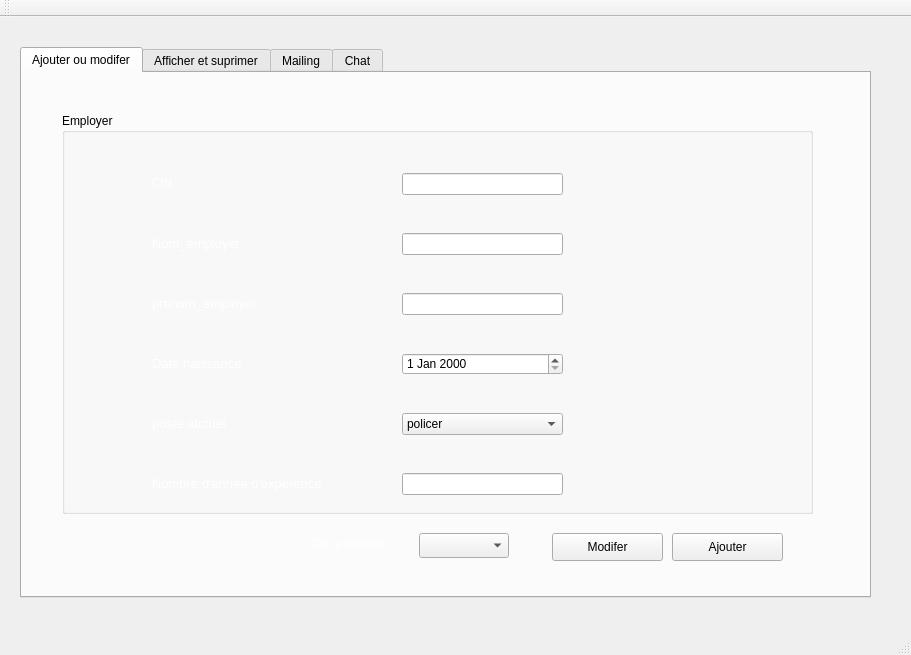
<?xml version="1.0" encoding="UTF-8"?>
<ui version="4.0">
 <class>gestion_des_em</class>
 <widget class="QMainWindow" name="gestion_des_em">
  <property name="geometry">
   <rect>
    <x>0</x>
    <y>0</y>
    <width>911</width>
    <height>655</height>
   </rect>
  </property>
  <property name="windowTitle">
   <string>Gestion des Clients</string>
  </property>
  <widget class="QWidget" name="centralWidget">
   <widget class="QTabWidget" name="tabWidget">
    <property name="geometry">
     <rect>
      <x>20</x>
      <y>30</y>
      <width>851</width>
      <height>551</height>
     </rect>
    </property>
    <property name="currentIndex">
     <number>0</number>
    </property>
    <widget class="QWidget" name="tab_3">
     <attribute name="title">
      <string>Ajouter ou modifer</string>
     </attribute>
     <widget class="QGroupBox" name="groupBox">
      <property name="geometry">
       <rect>
        <x>40</x>
        <y>40</y>
        <width>751</width>
        <height>401</height>
       </rect>
      </property>
      <property name="styleSheet">
       <string notr="true"/>
      </property>
      <property name="title">
       <string>Employer</string>
      </property>
      <widget class="QLabel" name="label">
       <property name="geometry">
        <rect>
         <x>90</x>
         <y>60</y>
         <width>56</width>
         <height>21</height>
        </rect>
       </property>
       <property name="toolTip">
        <string>&lt;html&gt;&lt;head/&gt;&lt;body&gt;&lt;p&gt;CIN&lt;/p&gt;&lt;/body&gt;&lt;/html&gt;</string>
       </property>
       <property name="text">
        <string>&lt;html&gt;&lt;head/&gt;&lt;body&gt;&lt;p&gt;&lt;span style=&quot; font-size:9pt; color:#ffffff;&quot;&gt;CIN&lt;/span&gt;&lt;/p&gt;&lt;/body&gt;&lt;/html&gt;</string>
       </property>
      </widget>
      <widget class="QLabel" name="label_2">
       <property name="geometry">
        <rect>
         <x>90</x>
         <y>120</y>
         <width>141</width>
         <height>21</height>
        </rect>
       </property>
       <property name="text">
        <string>&lt;html&gt;&lt;head/&gt;&lt;body&gt;&lt;p&gt;&lt;span style=&quot; font-size:10pt; color:#ffffff;&quot;&gt;Nom_employer&lt;/span&gt;&lt;/p&gt;&lt;/body&gt;&lt;/html&gt;</string>
       </property>
      </widget>
      <widget class="QLabel" name="label_3">
       <property name="geometry">
        <rect>
         <x>90</x>
         <y>180</y>
         <width>141</width>
         <height>21</height>
        </rect>
       </property>
       <property name="text">
        <string>&lt;html&gt;&lt;head/&gt;&lt;body&gt;&lt;p&gt;&lt;span style=&quot; font-size:10pt; color:#ffffff;&quot;&gt;prenom_employer&lt;/span&gt;&lt;/p&gt;&lt;/body&gt;&lt;/html&gt;</string>
       </property>
      </widget>
      <widget class="QLabel" name="label_4">
       <property name="geometry">
        <rect>
         <x>90</x>
         <y>240</y>
         <width>121</width>
         <height>21</height>
        </rect>
       </property>
       <property name="text">
        <string>&lt;html&gt;&lt;head/&gt;&lt;body&gt;&lt;p&gt;&lt;span style=&quot; font-size:10pt; color:#ffffff;&quot;&gt;Date  naissance&lt;/span&gt;&lt;/p&gt;&lt;/body&gt;&lt;/html&gt;</string>
       </property>
      </widget>
      <widget class="QLabel" name="label_5">
       <property name="geometry">
        <rect>
         <x>90</x>
         <y>300</y>
         <width>101</width>
         <height>21</height>
        </rect>
       </property>
       <property name="text">
        <string>&lt;html&gt;&lt;head/&gt;&lt;body&gt;&lt;p&gt;&lt;span style=&quot; font-size:10pt; color:#ffffff;&quot;&gt;poste atctuel&lt;/span&gt;&lt;/p&gt;&lt;/body&gt;&lt;/html&gt;</string>
       </property>
      </widget>
      <widget class="QLabel" name="label_6">
       <property name="geometry">
        <rect>
         <x>90</x>
         <y>360</y>
         <width>231</width>
         <height>21</height>
        </rect>
       </property>
       <property name="text">
        <string>&lt;html&gt;&lt;head/&gt;&lt;body&gt;&lt;p&gt;&lt;span style=&quot; font-size:10pt; color:#ffffff;&quot;&gt;Nombre d'année d'experence&lt;/span&gt;&lt;/p&gt;&lt;/body&gt;&lt;/html&gt;</string>
       </property>
      </widget>
      <widget class="QLineEdit" name="le_CIN">
       <property name="geometry">
        <rect>
         <x>340</x>
         <y>60</y>
         <width>161</width>
         <height>22</height>
        </rect>
       </property>
      </widget>
      <widget class="QLineEdit" name="le_nom">
       <property name="geometry">
        <rect>
         <x>340</x>
         <y>120</y>
         <width>161</width>
         <height>22</height>
        </rect>
       </property>
      </widget>
      <widget class="QLineEdit" name="le_prenom">
       <property name="geometry">
        <rect>
         <x>340</x>
         <y>180</y>
         <width>161</width>
         <height>22</height>
        </rect>
       </property>
      </widget>
      <widget class="QLineEdit" name="le_nbre">
       <property name="geometry">
        <rect>
         <x>340</x>
         <y>360</y>
         <width>161</width>
         <height>22</height>
        </rect>
       </property>
      </widget>
      <widget class="QDateEdit" name="dateEdit">
       <property name="geometry">
        <rect>
         <x>340</x>
         <y>240</y>
         <width>161</width>
         <height>22</height>
        </rect>
       </property>
      </widget>
      <widget class="QComboBox" name="cb_post">
       <property name="geometry">
        <rect>
         <x>340</x>
         <y>300</y>
         <width>161</width>
         <height>22</height>
        </rect>
       </property>
       <item>
        <property name="text">
         <string>policer</string>
        </property>
       </item>
       <item>
        <property name="text">
         <string>juge</string>
        </property>
       </item>
       <item>
        <property name="text">
         <string>parking</string>
        </property>
       </item>
      </widget>
     </widget>
     <widget class="QPushButton" name="pb_modifier">
      <property name="geometry">
       <rect>
        <x>530</x>
        <y>460</y>
        <width>111</width>
        <height>28</height>
       </rect>
      </property>
      <property name="text">
       <string>Modifer</string>
      </property>
     </widget>
     <widget class="QPushButton" name="pb_ajouter">
      <property name="geometry">
       <rect>
        <x>650</x>
        <y>460</y>
        <width>111</width>
        <height>28</height>
       </rect>
      </property>
      <property name="text">
       <string>Ajouter</string>
      </property>
     </widget>
     <widget class="QLabel" name="label_9">
      <property name="geometry">
       <rect>
        <x>-90</x>
        <y>0</y>
        <width>951</width>
        <height>521</height>
       </rect>
      </property>
      <property name="text">
       <string/>
      </property>
      <property name="pixmap">
       <pixmap>../../../social-justice.jpg</pixmap>
      </property>
     </widget>
     <widget class="QComboBox" name="pb_modif">
      <property name="geometry">
       <rect>
        <x>397</x>
        <y>460</y>
        <width>90</width>
        <height>25</height>
       </rect>
      </property>
     </widget>
     <widget class="QLabel" name="label_11">
      <property name="geometry">
       <rect>
        <x>290</x>
        <y>460</y>
        <width>101</width>
        <height>21</height>
       </rect>
      </property>
      <property name="text">
       <string>&lt;html&gt;&lt;head/&gt;&lt;body&gt;&lt;p&gt;&lt;span style=&quot; font-size:10pt; color:#ffffff;&quot;&gt;Cin a modifer&lt;/span&gt;&lt;/p&gt;&lt;/body&gt;&lt;/html&gt;</string>
      </property>
     </widget>
     <zorder>label_9</zorder>
     <zorder>groupBox</zorder>
     <zorder>pb_modifier</zorder>
     <zorder>pb_ajouter</zorder>
     <zorder>pb_modif</zorder>
     <zorder>label_11</zorder>
    </widget>
    <widget class="QWidget" name="tab_4">
     <attribute name="title">
      <string>Afficher et suprimer</string>
     </attribute>
     <widget class="QTableView" name="tableView">
      <property name="geometry">
       <rect>
        <x>20</x>
        <y>20</y>
        <width>801</width>
        <height>361</height>
       </rect>
      </property>
     </widget>
     <widget class="QLabel" name="label_7">
      <property name="geometry">
       <rect>
        <x>30</x>
        <y>400</y>
        <width>221</width>
        <height>21</height>
       </rect>
      </property>
      <property name="text">
       <string>&lt;html&gt;&lt;head/&gt;&lt;body&gt;&lt;p&gt;&lt;span style=&quot; font-size:9pt; color:#ffffff;&quot;&gt;CIN de l'employé a suprimer :&lt;/span&gt;&lt;/p&gt;&lt;p&gt;&lt;span style=&quot; font-size:9pt; color:#ffffff;&quot;&gt;&lt;br/&gt;&lt;/span&gt;&lt;/p&gt;&lt;/body&gt;&lt;/html&gt;</string>
      </property>
     </widget>
     <widget class="QLabel" name="label_8">
      <property name="geometry">
       <rect>
        <x>30</x>
        <y>440</y>
        <width>191</width>
        <height>21</height>
       </rect>
      </property>
      <property name="text">
       <string>&lt;html&gt;&lt;head/&gt;&lt;body&gt;&lt;p&gt;&lt;span style=&quot; font-size:10pt; color:#ffffff;&quot;&gt;Trier selon la condition :&lt;/span&gt;&lt;/p&gt;&lt;/body&gt;&lt;/html&gt;</string>
      </property>
     </widget>
     <widget class="QComboBox" name="comboBox_tri">
      <property name="geometry">
       <rect>
        <x>240</x>
        <y>440</y>
        <width>141</width>
        <height>22</height>
       </rect>
      </property>
      <item>
       <property name="text">
        <string>Annee d'experence</string>
       </property>
      </item>
      <item>
       <property name="text">
        <string>Date naissance</string>
       </property>
      </item>
     </widget>
     <widget class="QPushButton" name="pb_pdf">
      <property name="geometry">
       <rect>
        <x>630</x>
        <y>430</y>
        <width>131</width>
        <height>28</height>
       </rect>
      </property>
      <property name="text">
       <string>Exporter fichier PDF</string>
      </property>
     </widget>
     <widget class="QPushButton" name="pb_supprimer">
      <property name="geometry">
       <rect>
        <x>480</x>
        <y>430</y>
        <width>131</width>
        <height>28</height>
       </rect>
      </property>
      <property name="text">
       <string>Suprimer</string>
      </property>
     </widget>
     <widget class="QLabel" name="label_10">
      <property name="geometry">
       <rect>
        <x>-90</x>
        <y>0</y>
        <width>941</width>
        <height>521</height>
       </rect>
      </property>
      <property name="text">
       <string/>
      </property>
      <property name="pixmap">
       <pixmap>../../../social-justice.jpg</pixmap>
      </property>
     </widget>
     <widget class="QComboBox" name="le_supp">
      <property name="geometry">
       <rect>
        <x>240</x>
        <y>400</y>
        <width>141</width>
        <height>21</height>
       </rect>
      </property>
     </widget>
     <widget class="QLabel" name="label_12">
      <property name="geometry">
       <rect>
        <x>30</x>
        <y>480</y>
        <width>211</width>
        <height>21</height>
       </rect>
      </property>
      <property name="text">
       <string>&lt;html&gt;&lt;head/&gt;&lt;body&gt;&lt;p&gt;&lt;span style=&quot; font-size:9pt; color:#ffffff;&quot;&gt;CIN de l'employé a rechercher:&lt;/span&gt;&lt;/p&gt;&lt;/body&gt;&lt;/html&gt;</string>
      </property>
     </widget>
     <widget class="QLineEdit" name="lineEdit_cherche_cin">
      <property name="geometry">
       <rect>
        <x>240</x>
        <y>480</y>
        <width>141</width>
        <height>21</height>
       </rect>
      </property>
     </widget>
     <widget class="QPushButton" name="pushButton_imprimer">
      <property name="geometry">
       <rect>
        <x>480</x>
        <y>470</y>
        <width>131</width>
        <height>28</height>
       </rect>
      </property>
      <property name="text">
       <string>Imprimer</string>
      </property>
     </widget>
     <widget class="QPushButton" name="stat">
      <property name="geometry">
       <rect>
        <x>630</x>
        <y>470</y>
        <width>131</width>
        <height>28</height>
       </rect>
      </property>
      <property name="text">
       <string>stat</string>
      </property>
     </widget>
     <zorder>label_10</zorder>
     <zorder>tableView</zorder>
     <zorder>label_7</zorder>
     <zorder>label_8</zorder>
     <zorder>comboBox_tri</zorder>
     <zorder>pb_pdf</zorder>
     <zorder>pb_supprimer</zorder>
     <zorder>le_supp</zorder>
     <zorder>label_12</zorder>
     <zorder>lineEdit_cherche_cin</zorder>
     <zorder>pushButton_imprimer</zorder>
     <zorder>stat</zorder>
    </widget>
    <widget class="QWidget" name="tab">
     <attribute name="title">
      <string>Mailing</string>
     </attribute>
     <widget class="QGroupBox" name="groupBox_2">
      <property name="geometry">
       <rect>
        <x>40</x>
        <y>40</y>
        <width>751</width>
        <height>401</height>
       </rect>
      </property>
      <property name="title">
       <string>Mailing</string>
      </property>
      <widget class="QLabel" name="label_13">
       <property name="geometry">
        <rect>
         <x>70</x>
         <y>60</y>
         <width>171</width>
         <height>31</height>
        </rect>
       </property>
       <property name="text">
        <string>&lt;html&gt;&lt;head/&gt;&lt;body&gt;&lt;p&gt;&lt;span style=&quot; font-size:10pt; color:#ffffff;&quot;&gt;Choisir le destinataire :&lt;/span&gt;&lt;/p&gt;&lt;/body&gt;&lt;/html&gt;</string>
       </property>
      </widget>
      <widget class="QLabel" name="label_14">
       <property name="geometry">
        <rect>
         <x>70</x>
         <y>150</y>
         <width>151</width>
         <height>31</height>
        </rect>
       </property>
       <property name="text">
        <string>&lt;html&gt;&lt;head/&gt;&lt;body&gt;&lt;p&gt;&lt;span style=&quot; font-size:10pt; color:#ffffff;&quot;&gt;Object du mail :&lt;/span&gt;&lt;/p&gt;&lt;/body&gt;&lt;/html&gt;</string>
       </property>
      </widget>
      <widget class="QLabel" name="label_15">
       <property name="geometry">
        <rect>
         <x>70</x>
         <y>270</y>
         <width>131</width>
         <height>21</height>
        </rect>
       </property>
       <property name="text">
        <string>&lt;html&gt;&lt;head/&gt;&lt;body&gt;&lt;p&gt;&lt;span style=&quot; font-size:10pt; color:#ffffff;&quot;&gt;Saisir le mail :&lt;/span&gt;&lt;/p&gt;&lt;/body&gt;&lt;/html&gt;</string>
       </property>
      </widget>
      <widget class="QLineEdit" name="LE_Destinataire">
       <property name="geometry">
        <rect>
         <x>270</x>
         <y>60</y>
         <width>231</width>
         <height>31</height>
        </rect>
       </property>
      </widget>
      <widget class="QLineEdit" name="LE_Objet">
       <property name="geometry">
        <rect>
         <x>220</x>
         <y>150</y>
         <width>351</width>
         <height>31</height>
        </rect>
       </property>
      </widget>
      <widget class="QLineEdit" name="msq">
       <property name="geometry">
        <rect>
         <x>210</x>
         <y>220</y>
         <width>431</width>
         <height>121</height>
        </rect>
       </property>
      </widget>
     </widget>
     <widget class="QPushButton" name="pushButton_envoyer">
      <property name="geometry">
       <rect>
        <x>680</x>
        <y>470</y>
        <width>93</width>
        <height>28</height>
       </rect>
      </property>
      <property name="text">
       <string>envoyer</string>
      </property>
     </widget>
     <widget class="QLabel" name="label_16">
      <property name="geometry">
       <rect>
        <x>0</x>
        <y>0</y>
        <width>941</width>
        <height>521</height>
       </rect>
      </property>
      <property name="text">
       <string/>
      </property>
      <property name="pixmap">
       <pixmap>../../../social-justice.jpg</pixmap>
      </property>
     </widget>
     <zorder>label_16</zorder>
     <zorder>groupBox_2</zorder>
     <zorder>pushButton_envoyer</zorder>
    </widget>
    <widget class="QWidget" name="tab_2">
     <attribute name="title">
      <string>Chat</string>
     </attribute>
    </widget>
   </widget>
  </widget>
  <widget class="QMenuBar" name="menuBar">
   <property name="geometry">
    <rect>
     <x>0</x>
     <y>0</y>
     <width>911</width>
     <height>26</height>
    </rect>
   </property>
  </widget>
  <widget class="QToolBar" name="mainToolBar">
   <attribute name="toolBarArea">
    <enum>TopToolBarArea</enum>
   </attribute>
   <attribute name="toolBarBreak">
    <bool>false</bool>
   </attribute>
  </widget>
  <widget class="QStatusBar" name="statusBar"/>
 </widget>
 <layoutdefault spacing="6" margin="11"/>
 <resources/>
 <connections/>
</ui>
